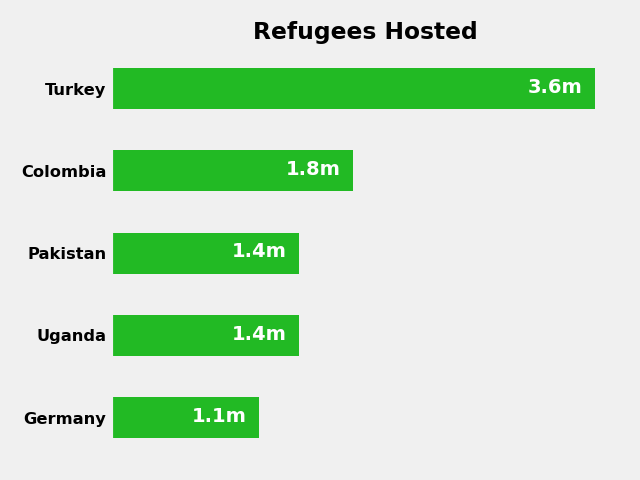

Recreate this plot in Python.
import pandas as pd
import matplotlib.pyplot as plt

file = open("C:\\Users\\Yanga\\Datasets\\refugees_hosted.xlsx", "rb")
df = pd.read_excel(file)

plt.style.use("fivethirtyeight")

countries = []
for country in df["Country"]:
    countries.append(country)

values = []
for num in df["Hosted"]:
    values.append(num)

labels = ["3.6m", "1.8m", "1.4m", "1.4m", "1.1m"]

df.set_index("Country", inplace=True)

df.plot(kind="barh", legend=None, color="#22ba24")
plt.gca().invert_yaxis()

plt.title("Refugees Hosted", fontsize="large", weight="bold")
plt.yticks(weight="bold", fontsize="small")
#plt.xticks([1_000_000, 2_000_000, 3_000_000, 4_000_000, 5_000_000, 6_000_000],
#           ["1 million", "2 million", "3 million", "4 million", "5 million", "6 million"])
plt.xticks([], [])
plt.xlabel("")
plt.ylabel("")

for index, value in enumerate(values):
    plt.text(value-500_000, index+0.05, labels[index],
             color="white", weight="bold", fontsize="medium")

plt.grid(None)

plt.tight_layout()
plt.show()
